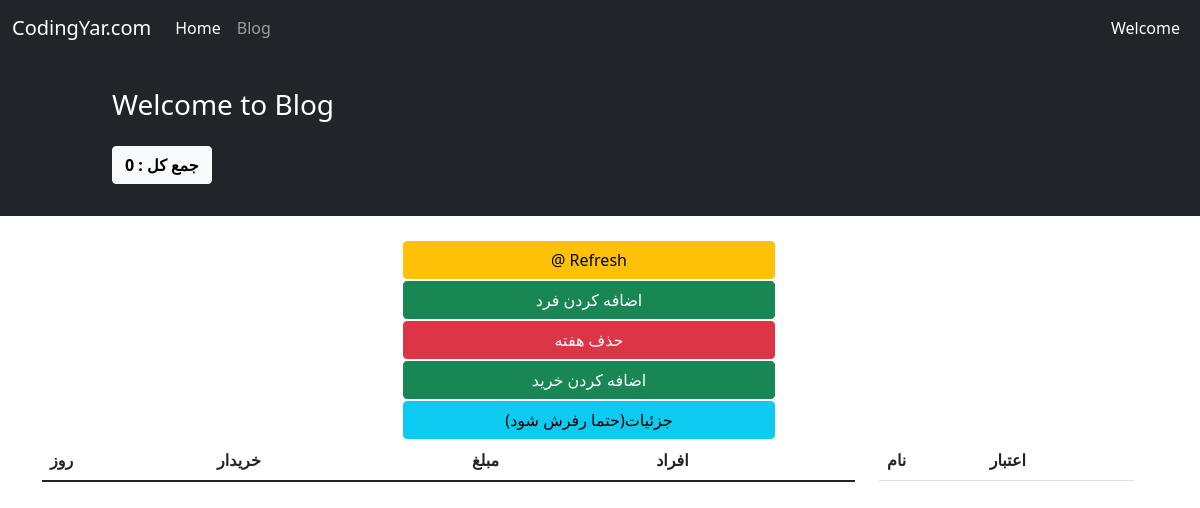
The page /19/weekdetails/ on the database as committed earlier.
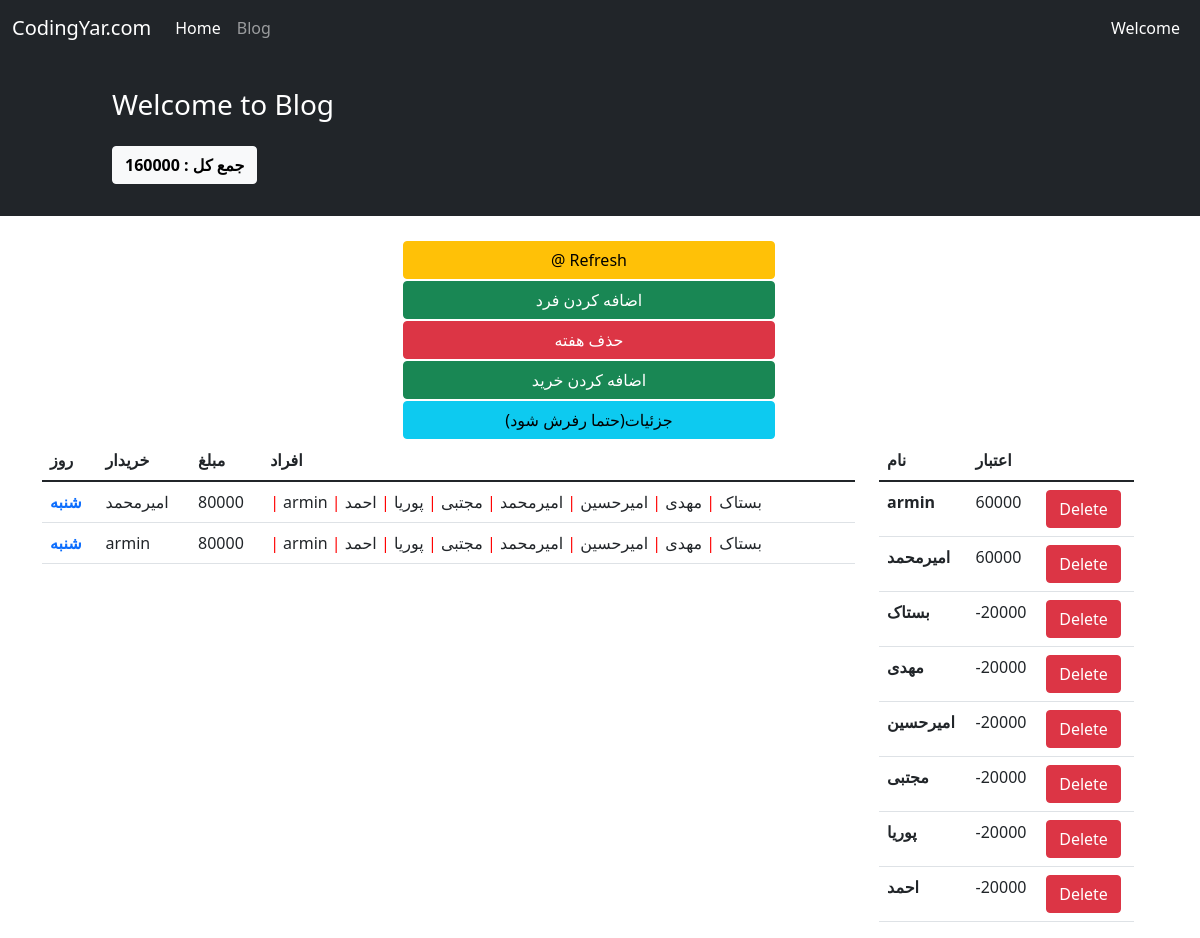
The same page on the database as committed later.
### hesab/models.py (models this page shows, shortened)
class Shopping(models.Model):
    CHOICES = (('0', 'شنبه'),
               ('1', 'یکشنبه'),
               ('2', 'دوشنبه'),
               ('3', 'سه شنبه'),
               ('4', 'چهارشنبه'),
               ('5', 'پنج شنبه'),
               ('6', 'جمعه')
               )
    name = models.CharField(choices=CHOICES, max_length=100, default=0)
    week = models.ForeignKey(Week, on_delete=models.CASCADE, related_name='weekshopping', null=True)
    day = models.DateField(auto_now_add=True)
    buyer = models.ForeignKey(User, on_delete=models.CASCADE, related_name='usershopping')
    consumer = models.ManyToManyField(User,default=(1,2,3,4,5,6,7,8))
    amount = models.IntegerField()
    goods = models.CharField(max_length=500,default='غذا')

class Money(models.Model):
    user = models.ForeignKey(User, on_delete=models.CASCADE, related_name='usermoney')
    week = models.ForeignKey(Week, on_delete=models.CASCADE, related_name='weekmoney')
    money = models.IntegerField(default=0)

### hesab/views.py (the view)
# urls.py: path('<int:pk>/weekdetails/', views.week_details, name='week_details'),
def week_details(request, pk):
    week = Week.objects.get(id=pk)
    all_money = Money.objects.filter(week=week).order_by('-money')
    shopping = Shopping.objects.filter(week=week).order_by('name')
    week_money = 0
    context = {
        'week': week,
        'sum': week.sum,
        'shopping': shopping,
        'all_money': all_money
    }
    return render(request, 'hesab/week_details.html', context)

### hesab/templates/hesab/week_details.html (shortened to what this page needs)
{% extends '_base.html' %}
{% block extra %}
    <p class="btn btn-light"><b>جمع کل : </b><b>{{ sum }} </b></p>
{% endblock extra %}
{% block content %}
    <div class="container mt-4">
        <div class="row">
            <div class="row">
                <div class="col-md-4"></div>
                <a class="btn btn-warning col-md-4" type="submit" href="{% url 'refresh' week.id %}"
                   style="margin: 1px">@
                    Refresh</a>
            </div>
            <div class="row">
                <div class="col-md-4"></div>
                <a class="btn btn-success col-md-4" type="submit" href="{% url 'create_money' week.id %}"
                   style="margin: 1px">اضافه
                    کردن فرد</a>
            </div>
            <div class="row">
                <div class="col-md-4"></div>
                <a class="btn btn-danger col-md-4" type="submit" href="{% url 'delete_week' week.id %}"
                   style="margin: 1px">حذف هفته</a>
            </div>
            <div class="row">
                <div class="col-md-4"></div>
                <a class="btn btn-success col-md-4" type="submit" href="{% url 'create_shopping' week.id %}"
                   style="margin: 1px">اضافه
                    کردن خرید</a>
            </div>
            <div class="row">
                <div class="col-md-4"></div>
                <a class="btn btn-info col-md-4" type="submit" href="{% url 'last_hesab_refresh' week.id %}"
                   style="margin: 1px">(حتما رفرش شود)جزئیات
                </a>
            </div>
            <div class=" row">
                <div class="col-9">
                    <table class="table table-hover">
                        <thead>
                        <tr>
                            <th scope="col"> روز</th>
                            <th scope="col">خریدار</th>
                            <th scope="col">مبلغ</th>
                            <th scope="col">افراد</th>
                        </tr>
                        </thead>
                        <tbody>
                        <tr>
                            {% for day in shopping %}
                                    <th scope="row">
                                <a href="{% url 'delete_shopping' day.id %}" style="text-decoration: none">
                                        {{ day.get_name_display }}
                                </a>
                                    </th>
                                    <td>{{ day.buyer }}</td>
                                    <td>{{ day.amount }}</td>
                                    <td>
                                        {% for con in day.consumer.all %}
                                            <span style="color:red"> | </span> {{ con.username }}
                                        {% endfor %}
                                    </td>
                                </tr>
                            {% endfor %}
                        </tbody>
                    </table>
                </div>
                <div class="col-3">
                    <table class="table">
                        <thead>
                        <tr>
                            <th scope="col">نام</th>
                            <th scope="col">اعتبار</th>
                        </tr>
                        </thead>
                        <tbody>
                        {% for mon in all_money %}
                            <tr>
                                <th scope="row">{{ mon.user }}</th>
                                <td>
                                    {% if mon.money == 0 %}
                                        0
                                    {% else %}
                                        {{ mon.money }}
                                    {% endif %}
                                </td>
                                <td>
                                    <a href="{% url 'delete_money' mon.id %}" class="btn btn-danger">Delete</a>
                                </td>
                            </tr>
                        {% endfor %}
                        </tbody>
                    </table>
                </div>
            </div>
{% endblock content %}

### templates/_base.html (shortened to what this page needs)
<!doctype html>
<html lang="en">
<head>
    <link href="https://cdn.jsdelivr.net/npm/bootstrap@5.1.3/dist/css/bootstrap.min.css" rel="stylesheet"
>
</head>
<body>
<nav class="navbar navbar-expand-lg navbar-dark bg-dark">
    <div class="container-fluid">
        <a class="navbar-brand" href="#">CodingYar.com</a>
        <div class="collapse navbar-collapse" id="navbarNavAltMarkup">
            <div class="navbar-nav">
                <a class="nav-link active" aria-current="page" href="{% url 'week_list' %}">Home</a>
                <a class="nav-link" href="#">Blog</a>
            </div>
        </div>
        <div class="mx-2 text-white">Welcome</div>
    </div>
</nav>
<div class="container-fluid bg-dark">
    <div class="row py-3">
        <div class="col-md-8 col-md-10 mx-auto">
            <h3 class="my-4 mt-3 text-white">Welcome to  Blog</h3>
            {% block extra %}
            {% endblock extra %}
        </div>
    </div>
</div>
{% block content %}
{% endblock content %}
</body>
</html>

Rows that differ between the two databases and show on the page:
added Shopping: name "شنبه", buyer "امیرمحمد", amount "80000"
added Shopping: name "شنبه", buyer "armin", amount "80000"
added Money: user "armin", money "60000"
added Money: user "امیرمحمد", money "60000"
added Money: user "بستاک", money "-20000"
added Money: user "مهدی", money "-20000"
added Money: user "امیرحسین", money "-20000"
added Money: user "مجتبی", money "-20000"
added Money: user "پوریا", money "-20000"
added Money: user "احمد", money "-20000"
Other text that changed with them:
{{ sum }}: "0" → "160000"
